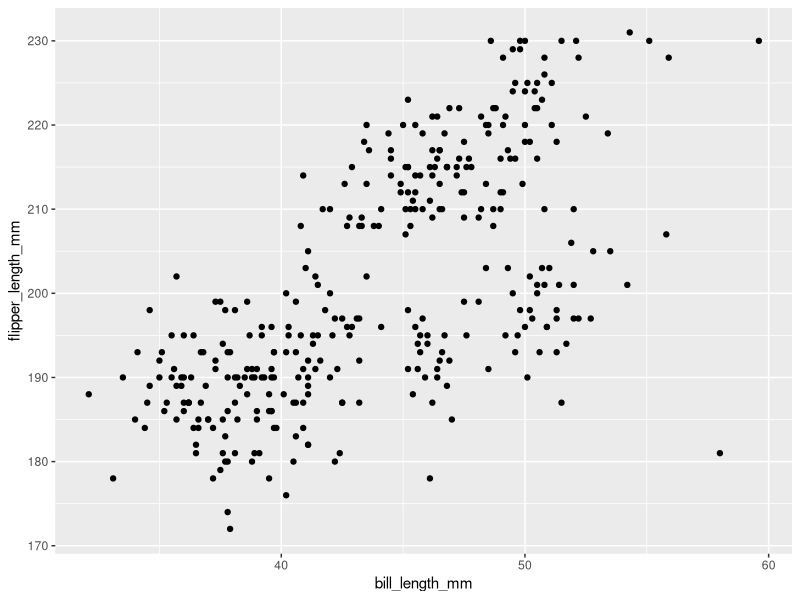
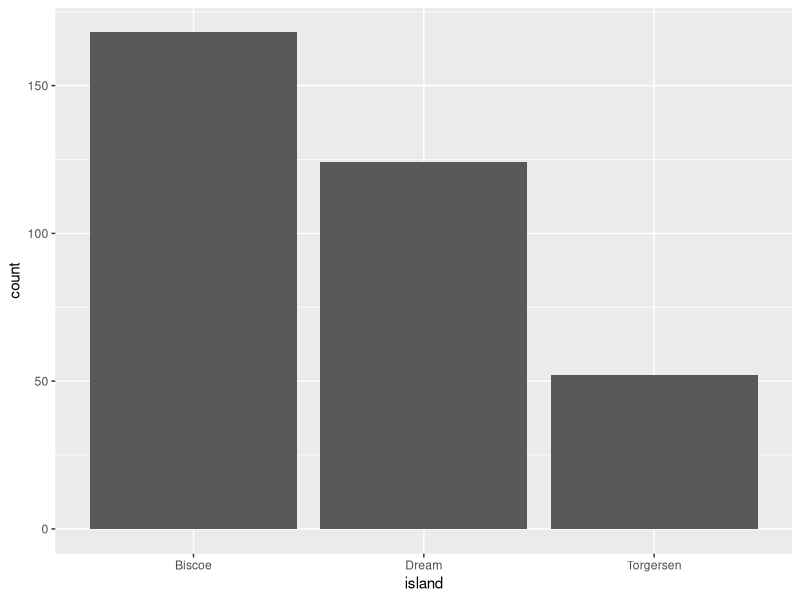
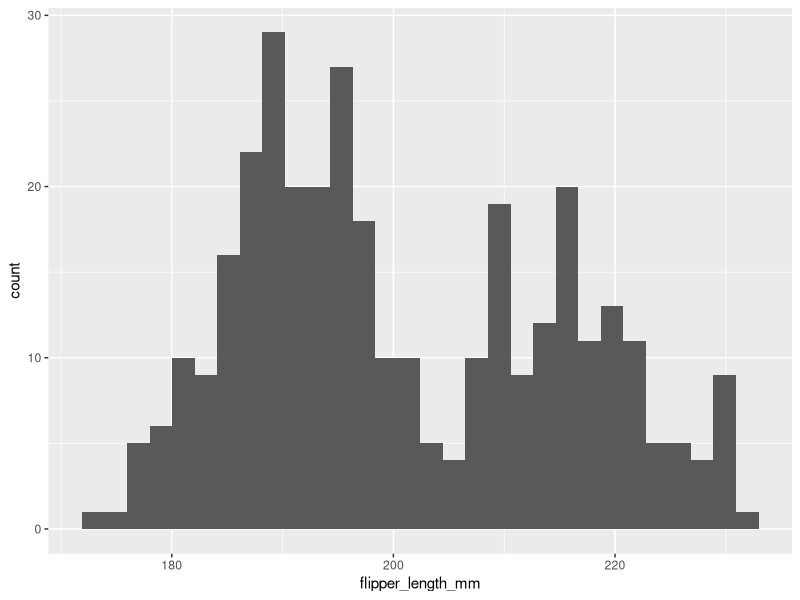
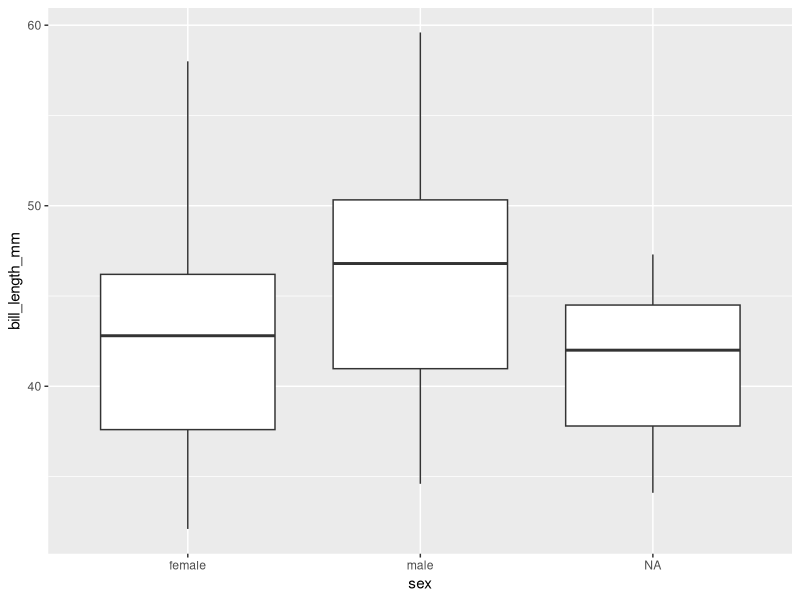
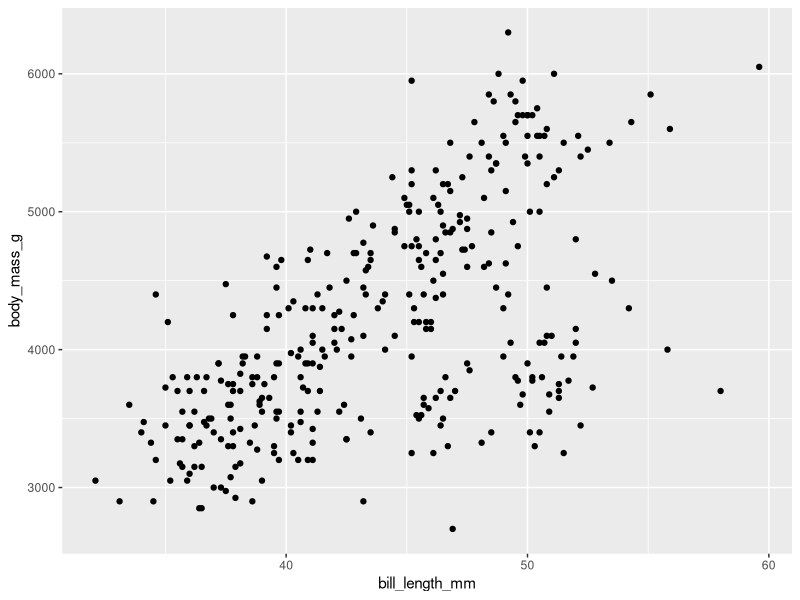
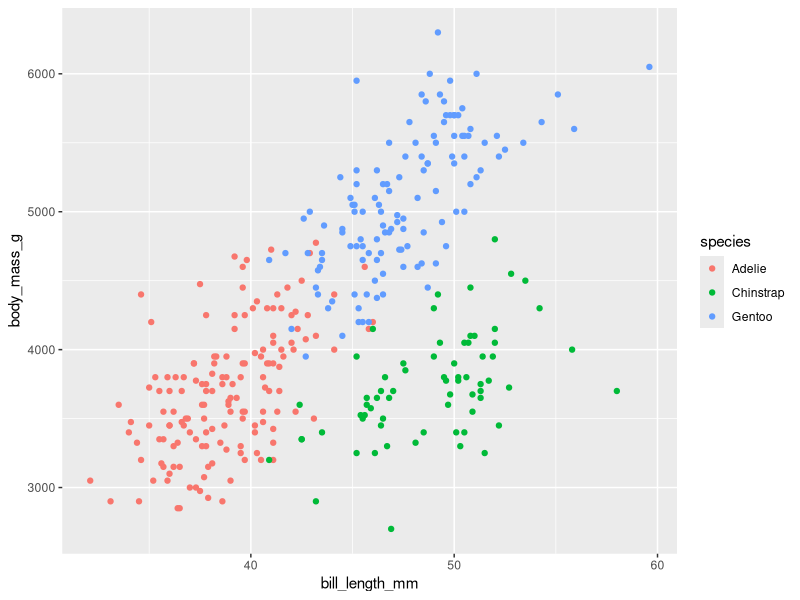
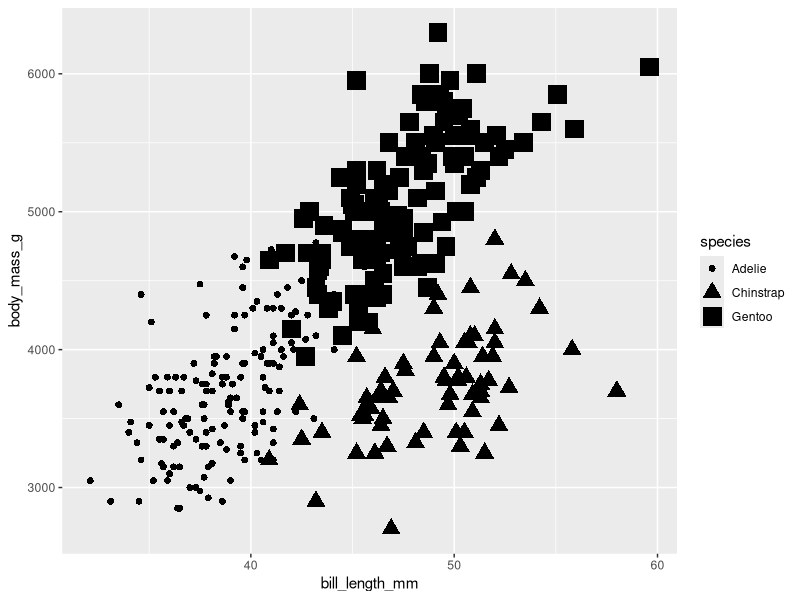
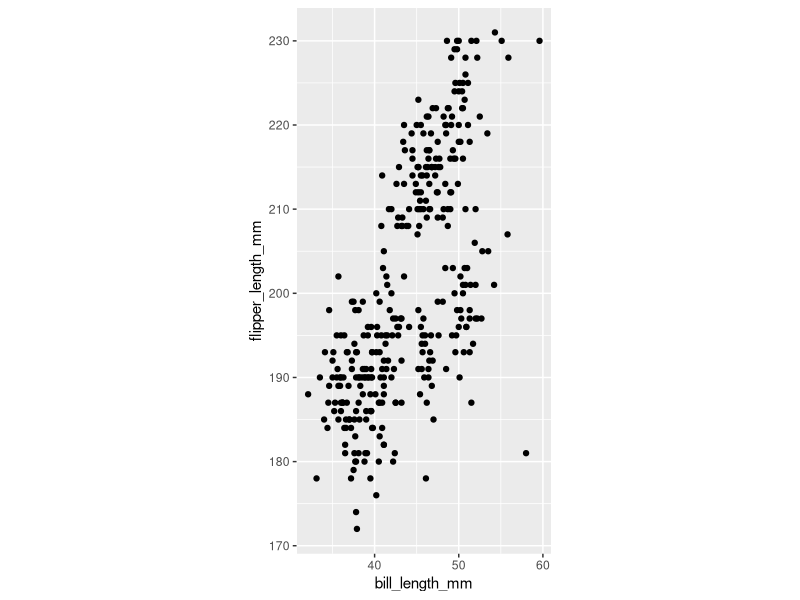

Source code (R) for these figures, in order:
## ---- chunk 1
knitr::opts_chunk$set(dev = 'pdf')
par(mar=c(3,3,2,1), mgp=c(2,.7,0), tck=-.01,las=1)
library(tidyverse)
## ---- chunk 2
library(palmerpenguins)
penguins %>% glimpse
## ---- chunk 3
ggplot(data = penguins, 
       aes(x = bill_length_mm, y = flipper_length_mm)) + 
  geom_point()
## ---- chunk 4
ggplot(penguins, aes(x = island)) + 
  geom_bar()
## ---- chunk 5
ggplot(penguins, aes(x = flipper_length_mm)) + 
  geom_histogram(bins = 30)
## ---- chunk 6
ggplot(penguins, aes(x = sex, y = bill_length_mm)) + 
  geom_boxplot()
## ---- chunk 7
ggplot(data = penguins, 
       aes(x = bill_length_mm, y = body_mass_g)) + 
  geom_point()
## ---- chunk 8
ggplot(data = penguins, 
       aes(x = bill_length_mm, y = body_mass_g, colour = species)) + 
  geom_point()
## ---- chunk 9
ggplot(data = penguins, 
       aes(x = bill_length_mm, y = body_mass_g, 
           shape = species, size = species)) + 
  geom_point()
## ---- chunk 10
ggplot(data = penguins, 
       aes(x = bill_length_mm, y = flipper_length_mm)) + 
  geom_point() + 
  coord_fixed()
## ---- chunk 11
sl <- read.csv('../data/sea_level.csv')
ggplot(sl, aes(x = Year, y = GMSL_mm)) + 
  geom_line()
## ---- chunk 12
ggplot(data = penguins, 
       aes(x = sex, y = flipper_length_mm)) + 
  geom_boxplot()
